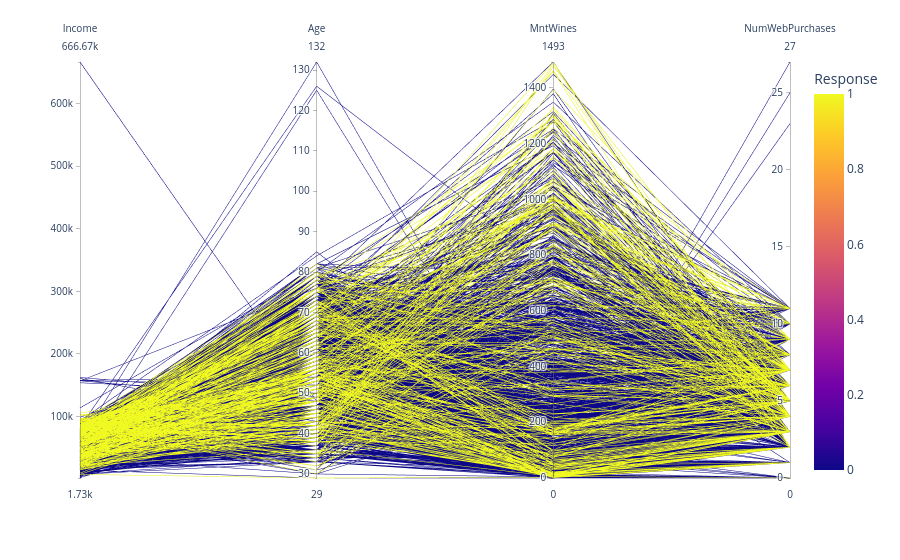

Write notebook code for a chart like this one.
### Code cell
import plotly.express as px
px.parallel_coordinates(
    df, 
    dimensions=["Income", "Age", "MntWines", "NumWebPurchases"],
    color="Response"
)

### Figure 1 — Plotly figure (JSON) as saved in the notebook; plotly's stock layout.template omitted (floating-point values rounded to 4 significant figures; data arrays with more than 128 entries replaced by an {"elided": "..."} marker saying what was removed)
{"data": [{"dimensions": [{"label": "Income", "values": {"elided": "2240 float values"}}, {"label": "Age", "values": {"elided": "2240 int values"}}, {"label": "MntWines", "values": {"elided": "2240 int values"}}, {"label": "NumWebPurchases", "values": {"elided": "2240 int values"}}], "domain": {"x": [0, 1], "y": [0, 1]}, "line": {"color": {"elided": "2240 int values"}, "coloraxis": "coloraxis"}, "name": "", "type": "parcoords"}], "layout": {"coloraxis": {"colorbar": {"title": {"text": "Response"}}, "colorscale": [[0, "#0d0887"], [0.1111, "#46039f"], [0.2222, "#7201a8"], [0.3333, "#9c179e"], [0.4444, "#bd3786"], [0.5556, "#d8576b"], [0.6667, "#ed7953"], [0.7778, "#fb9f3a"], [0.8889, "#fdca26"], [1, "#f0f921"]]}, "legend": {"tracegroupgap": 0}, "margin": {"t": 60}}}
